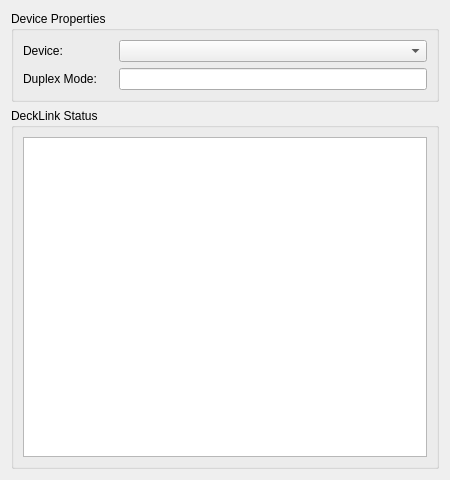
<?xml version="1.0" encoding="UTF-8"?>
<ui version="4.0">
 <class>DeviceStatusDialog</class>
 <widget class="QDialog" name="DeviceStatusDialog">
  <property name="geometry">
   <rect>
    <x>0</x>
    <y>0</y>
    <width>450</width>
    <height>480</height>
   </rect>
  </property>
  <property name="windowTitle">
   <string>Device Status</string>
  </property>
  <layout class="QVBoxLayout" name="deviceStatusVerticalLayout">
   <item>
    <widget class="QGroupBox" name="deviceGroupBox">
     <property name="sizePolicy">
      <sizepolicy hsizetype="Preferred" vsizetype="Minimum">
       <horstretch>0</horstretch>
       <verstretch>0</verstretch>
      </sizepolicy>
     </property>
     <property name="minimumSize">
      <size>
       <width>0</width>
       <height>0</height>
      </size>
     </property>
     <property name="maximumSize">
      <size>
       <width>16777215</width>
       <height>110</height>
      </size>
     </property>
     <property name="title">
      <string>Device Properties</string>
     </property>
     <layout class="QFormLayout" name="formLayout">
      <property name="fieldGrowthPolicy">
       <enum>QFormLayout::ExpandingFieldsGrow</enum>
      </property>
      <item row="0" column="0">
       <widget class="QLabel" name="deviceLabel">
        <property name="sizePolicy">
         <sizepolicy hsizetype="Fixed" vsizetype="Minimum">
          <horstretch>0</horstretch>
          <verstretch>0</verstretch>
         </sizepolicy>
        </property>
        <property name="minimumSize">
         <size>
          <width>90</width>
          <height>0</height>
         </size>
        </property>
        <property name="text">
         <string>Device:</string>
        </property>
       </widget>
      </item>
      <item row="0" column="1">
       <widget class="QComboBox" name="deviceComboBox">
        <property name="sizePolicy">
         <sizepolicy hsizetype="Expanding" vsizetype="Fixed">
          <horstretch>0</horstretch>
          <verstretch>0</verstretch>
         </sizepolicy>
        </property>
        <property name="minimumSize">
         <size>
          <width>0</width>
          <height>0</height>
         </size>
        </property>
       </widget>
      </item>
      <item row="1" column="0">
       <widget class="QLabel" name="duplexLabel">
        <property name="sizePolicy">
         <sizepolicy hsizetype="Fixed" vsizetype="Minimum">
          <horstretch>0</horstretch>
          <verstretch>0</verstretch>
         </sizepolicy>
        </property>
        <property name="minimumSize">
         <size>
          <width>90</width>
          <height>0</height>
         </size>
        </property>
        <property name="text">
         <string>Duplex Mode:</string>
        </property>
       </widget>
      </item>
      <item row="1" column="1">
       <widget class="QLineEdit" name="duplexLineEdit">
        <property name="sizePolicy">
         <sizepolicy hsizetype="Expanding" vsizetype="Fixed">
          <horstretch>0</horstretch>
          <verstretch>0</verstretch>
         </sizepolicy>
        </property>
        <property name="minimumSize">
         <size>
          <width>0</width>
          <height>0</height>
         </size>
        </property>
        <property name="readOnly">
         <bool>true</bool>
        </property>
       </widget>
      </item>
     </layout>
    </widget>
   </item>
   <item>
    <widget class="QGroupBox" name="statusGroupBox">
     <property name="title">
      <string>DeckLink Status</string>
     </property>
     <layout class="QVBoxLayout" name="statusDataVerticalLayout">
      <item>
       <widget class="QTableView" name="statusDataTableView"/>
      </item>
     </layout>
    </widget>
   </item>
  </layout>
 </widget>
 <resources/>
 <connections/>
</ui>
